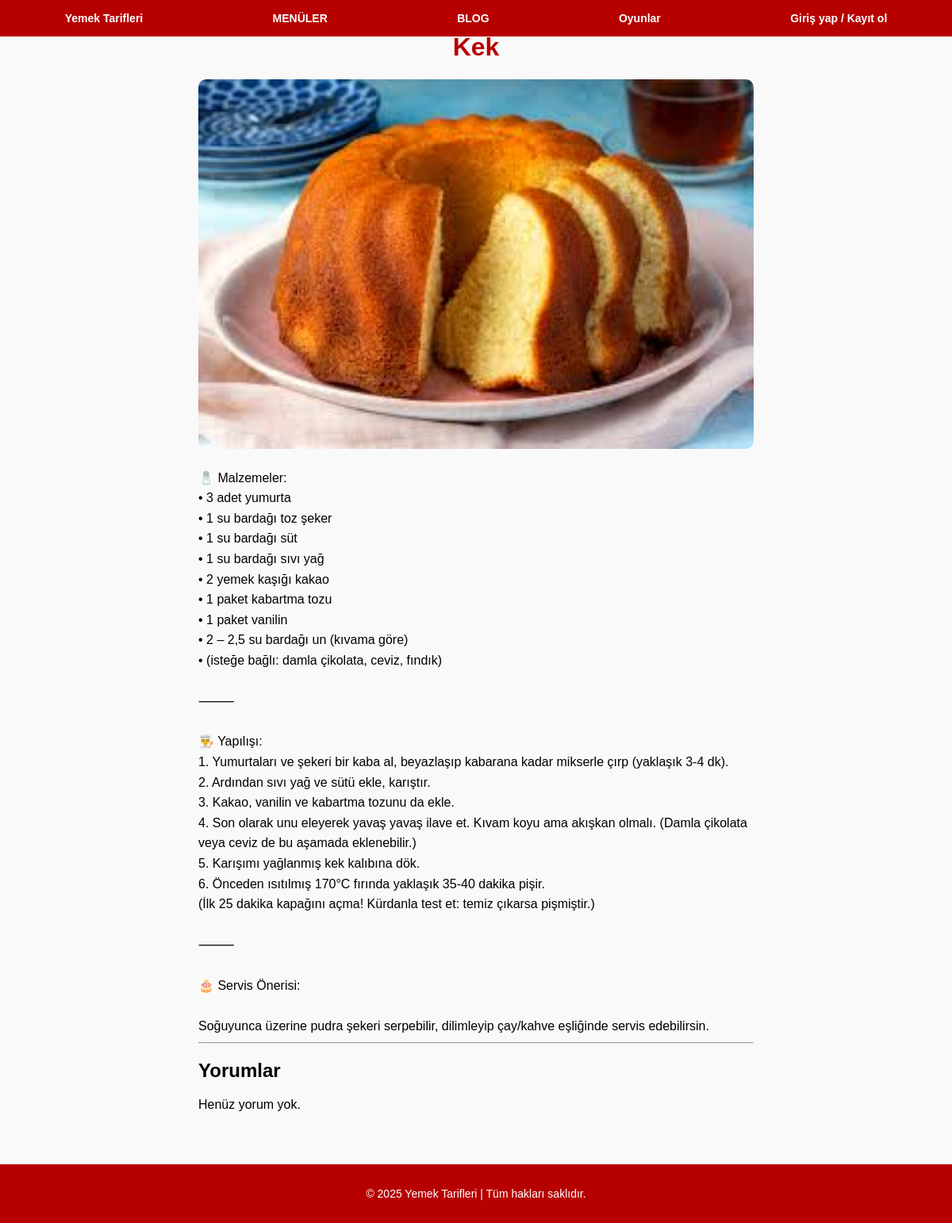
/tarif.php?id=15, run on the app's committed database.
### tables this page shows
CREATE TABLE `tarifler` (
  `id` int(11) NOT NULL,
  `baslik` varchar(255) NOT NULL,
  `aciklama` text NOT NULL,
  `resim` varchar(255) DEFAULT NULL,
  `created_at` timestamp NOT NULL DEFAULT current_timestamp(),
  `user_id` int(11) NOT NULL
);

### tarif.php (the view, shortened to what this page needs)
<?php
include("db.php");
$id = (int) $_GET['id'];
$stmt = $conn->prepare("SELECT * FROM tarifler WHERE id = ?");
$stmt->execute([$id]);
$tarif = $stmt->fetch(PDO::FETCH_ASSOC);
?>
<!DOCTYPE html>
<html lang="tr">
<head>
  <link rel="stylesheet" href="footer.css">
</head>
<body>
<?php include("navbar.php"); ?>
    <div class="main-content" style="flex: 1;">
        <main class="container">
        <h1><?= htmlspecialchars($tarif['baslik']) ?></h1>
        <?php if (!empty($tarif['resim'])): ?>
            <img src="<?= htmlspecialchars($tarif['resim']) ?>" alt="<?= htmlspecialchars($tarif['baslik']) ?>">
        <?php endif; ?>
        <div class="aciklama"><?= nl2br(htmlspecialchars($tarif['aciklama'])) ?></div>
        <hr>
        <div class="yorumlar">
            <h2>Yorumlar</h2>
            <?php
            $stmt = $conn->prepare("SELECT y.*, u.username FROM yorumlar y JOIN users u ON y.user_id = u.id WHERE tarif_id = ? ORDER BY y.id DESC");
            $stmt->execute([$id]);
            $yorumlar = $stmt->fetchAll(PDO::FETCH_ASSOC);
            if ($yorumlar):
                foreach ($yorumlar as $yorum):
            ?>
                <div style="margin-bottom: 10px;">
                    <strong><?= htmlspecialchars($yorum['username']) ?>:</strong>
                    <p><?= nl2br(htmlspecialchars($yorum['yorum'])) ?></p>
                </div>
            <?php
                endforeach;
            else:
                echo "<p>Henüz yorum yok.</p>";
            endif;
            ?>
        </div>
        </main>
    </div>
<?php include("footer.php"); ?>
</body>
</html>

### tarif.php (style rules this page uses)
body { font-family: Arial, sans-serif; padding: 20px; background-color: #f9f9f9; }
.container { max-width: 700px; margin: auto; padding: 20px; border-radius: 10px; }
h1 { color: #b70000; text-align: center; }
img { width: 100%; border-radius: 10px; margin-bottom: 20px; }
.aciklama { font-size: 16px; line-height: 1.6; }
html, body { margin: 0; padding: 0; background-color: #f9f9f9; min-height: 100%; display: flex; flex-direction: column; }
.main-content { flex: 1; }

### data on the page
tarifler: baslik "Kek", resim (picture), aciklama "🧂 Malzemeler: • 3 adet yumurta • 1 su bardağı toz şeker • 1 su bardağı süt • 1 su bardağı sıvı yağ • 2 yemek kaşığı kakao • 1 paket kabartma tozu • 1 paket vanilin • 2 – 2,5 su bardağı un (kıvama göre) • (isteğe bağlı: damla çikolata, ceviz, fındık) ⸻ 👨‍🍳 Yapılışı: 1. Yumurtaları ve şekeri bir kaba al, beyazlaşıp kabarana kadar mikserle çırp (yaklaşık 3-4 dk). 2. Ardından sıvı yağ ve sütü ekle, karıştır. 3. Kakao, vanilin ve kabartma tozunu da ekle. 4. Son olarak unu eleyerek yavaş yavaş ilave et. Kıvam koyu ama akışkan olmalı. (Damla çikolata veya ceviz de bu aşamada eklenebilir.) 5. Karışımı yağlanmış kek kalıbına dök. 6. Önceden ısıtılmış 170°C fırında yaklaşık 35-40 dakika pişir. (İlk…"
